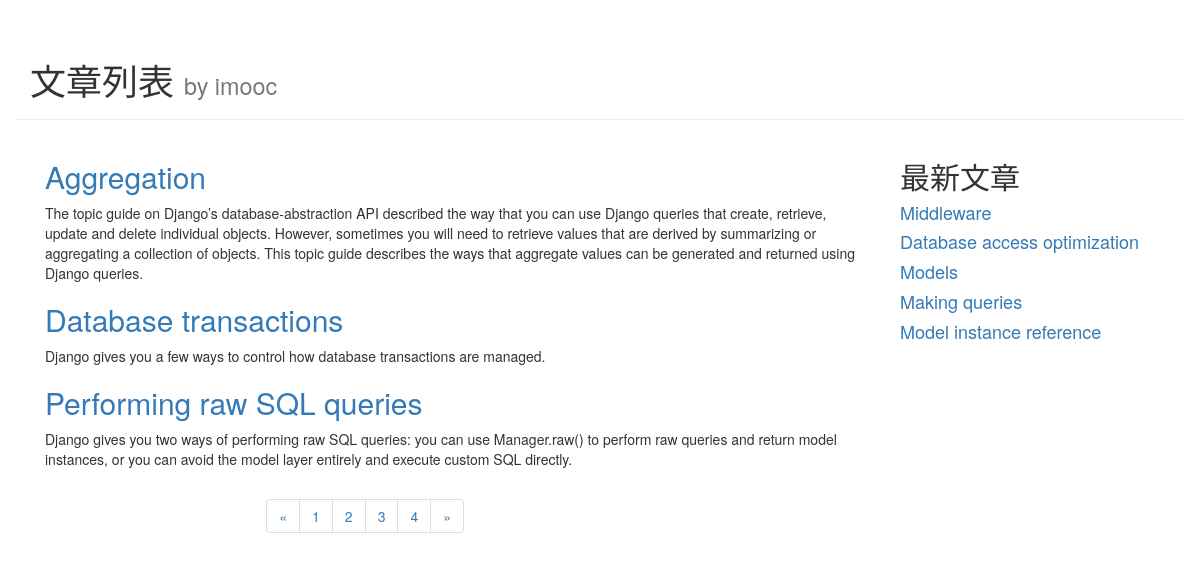
The page /blog/index/ on the database its author committed.
### blog/models.py (models this page shows, shortened)
class Article(models.Model):
    article_id = models.AutoField(primary_key=True)
    article_title = models.TextField()
    article_content = models.TextField()
    article_detail = models.TextField()
    publish_date = models.DateTimeField(auto_now=True)

### blog/views.py (the view)
# urls.py: path('index/', views.get_index_page),
def get_index_page(request):
    page = request.GET.get('page')
    if page:
        page = int(page)
    else:
        page = 1
    all_article = Article.objects.all()
    top5_article_list=Article.objects.order_by('-publish_date')[:5]
    paginator = Paginator(all_article, 3)
    page_number = paginator.num_pages
    page_article_list = paginator.page(page)
    if page_article_list.has_next():
        next_page = page+1
    else:
        next_page = page
    if page_article_list.has_previous():
        previous_page = page -1
    else:
        previous_page = page
    return render(request, 'blog/index.html', {
        'article_list': page_article_list,
        'page_num': range(1, page_number + 1),
        'curr_page': page,
        'next_page': next_page,
        'previous_page': previous_page,
        'top5_article_list': top5_article_list
    })

### blog/templates/blog/index.html (shortened to what this page needs)
<!DOCTYPE html>
<html lang="en">
<head>
    <link rel="stylesheet" href="https://cdn.jsdelivr.net/npm/bootstrap@3.3.7/dist/css/bootstrap.min.css"
>
    <link rel="stylesheet" href="https://cdn.jsdelivr.net/npm/bootstrap@3.3.7/dist/css/bootstrap-theme.min.css"
>
</head>
<body>
    <div class="container page-header">
        <h1>文章列表
            <small>by imooc</small>
        </h1>
    </div>
    <div class="container page-body">
        <div class="col-md-9" role="main">
            <div class="body-main">
                {% for article in article_list %}
                <div>
                    <h2><a href="/blog/detail/{{article.article_id}}">{{ article.article_title }}</a></h2>
                    <p>
                        {{ article.article_content }}
                    </p>
                </div>
                {% endfor %}
            </div>
            <div class="body-footer">
                <div class="col-md-4 col-md-offset-3">
                    <nav aria-label="Page navigation">
                        <ul class="pagination">
                            <li>
                                <a href="/blog/index/?page={{previous_page}}" aria-label="Previous">
                                    <span aria-hidden="true">&laquo;</span>
                                </a>
                            </li>
                            {% for num in page_num %}
                            <li><a href="/blog/index/?page={{num}}">{{num}}</a></li>
                            {% endfor %}
                            <li>
                                <a href="/blog/index/?page={{next_page}}" aria-label="Next">
                                    <span aria-hidden="true">&raquo;</span>
                                </a>
                            </li>
                        </ul>
                    </nav>
                </div>
            </div>
        </div>
        <div class="col-md-3" role="complementary">
            <div>
                <h2>最新文章</h2>
                {% for article in top5_article_list %}
                <h4><a href="/blog/detail/{{article.article_id}}">{{ article.article_title }}</a></h4>
                {% endfor %}
            </div>
        </div>
</body>
</html>

### rows shown on the page
Article: article_title "Aggregation", article_content "The topic guide on Django’s database-abstraction API described the way that you can use Django queries that create, retrieve, update and delete individual objects. However, sometimes you will need to retrieve values that are derived by summarizing or aggregating a collection of objects. This topic guide describes the ways that aggregate values can be generated and returned using Django queries."
Article: article_title "Database transactions", article_content "Django gives you a few ways to control how database transactions are managed."
Article: article_title "Performing raw SQL queries", article_content "Django gives you two ways of performing raw SQL queries: you can use Manager.raw() to perform raw queries and return model instances, or you can avoid the model layer entirely and execute custom SQL directly."
Article: article_title "Middleware"
Article: article_title "Database access optimization"
Article: article_title "Models"
Article: article_title "Making queries"
Article: article_title "Model instance reference"

### other values the page prints
{{ num }} "1" "2" "3" "4"
